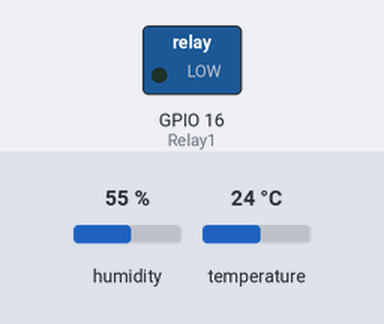
This sketch was run on a simulated ESP8266 (NodeMCU). On the bench: switched loads named in the sketch (green lamp = pin HIGH). Inputs (shaded band) come from the test bench; at power-on: humidity 55 %, temperature 24 °C. WiFi joins after 1.5 s; servers stay silent unless stated; what the sketch prints to the serial monitor is not drawn.

Above: at 2.7 s.
2.8 s: humidity set to 43 %
At 6.6 s:
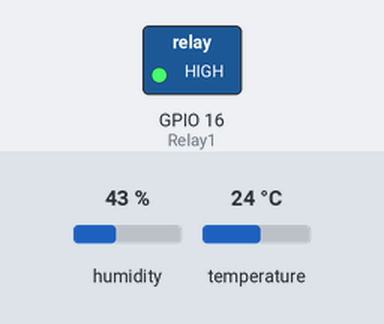
7.5 s: humidity set to 40 %
Timing chart, 0 to 10.5 s (numbered marks = the images above; inputs shaded):
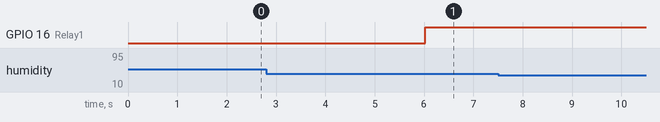

Measured:
- after the input at 7.5 s, every drawn part: stays the same

The sketch:

bad-vent.ino
```cpp
// test af github
```

esp8266_Fugt_V03_4_1.ino
```cpp
/*
 *********************************************************
  25-11-16
  ny version hvor jeg begynder at tilpasse til NodeMCU v0.9
  30-11-16
  Version 3 indsÃƒÂ¦tning af vebserver for justering af setpunkt og OTA
  for nem opdatering

  1-12-16
   Version 3.1 med fixet  formatering og en wepserver der virker

   11-12-16
     Version 3.3  små ændringer for  at tjekke forskilige ting

  14-12-16
   Version 3.4 for at klargøre til montering

test

*/
//
// *********************************************************
//
//
// *********************************************************
//
//
// DHT11 forbundet til GPIO4 (D2) Samt + og -
// pin layout af DHT!!
// From left to right (set fra "risten" med ben nedaf)
// 1 : VCC (3.3V)
// 2 : SIGnal
// 3 : NC Not connected
// 4 : GND
// der er en 4.7K - 10K resistor mellem 1 : VCC (3.3V) og 2 : Signal'
//
//*********************************************************
//
//
// Relæ (led) forbundet til GPIO16 (D0)
//
//
// *********************************************************
//

//
// *********************************************************
//
// DHT Sensor Setup


#include "DHT.h"

//  dht(DHTPIN, DHTTYPE);
DHT dht(4, DHT11);   // vi bruger DHT11 forbundet til GPIO4 (D2)

int fugt;  // Variabel til at gemme fugt %
int temp;  // Variabel til at gemme  temparatur

// function prototype required by Arduino IDE 1.6.7
void measureDHT(void);


//
// *********************************************************
//
// Blæser Setup

int humiditySetPoint = 38; //  grænse for hvornår blæser skal starte
bool blaeser = LOW;        //  Blæser tænt elle slukket
bool autoMode = true;      //  Styring i auto eller manuel
int hyst = 3;              //  Hysterese for at blæser ikke skal starte og stoppe hele tiden
const int Relay1 = 16;     // den pin som LED /relæ er forbundet til  GPIO16 (D0)

// function prototype required by Arduino IDE 1.6.7
void HumidityControl(void);
void Blaeser(void);

//
// *********************************************************
//
// Timer Setup

long  Timer_1 = 0;              // timer1 styre tjek DHT11 og blæser
const long  Delay_1 = 3000;     // Tid mellem to aflæsninger DHT11 har brug for lidt tid

//long Timer_2 = 0;             // timer2 styre Blæser
//const long Delay_2 = 200;     // Tid mellem to kald af blæser


//
// *********************************************************
//
// Wi-Fi Setup
//

#include <ESP8266WiFi.h>
#include <WiFiClient.h>
#include <ESP8266WebServer.h>
#include <ESP8266mDNS.h>

const char* ssid = "746bb6";         // your network SSID (name)
const char* password = "234594175";  // your network password

ESP8266WebServer server(80);

// function prototypex required by Arduino IDE 1.6.7
void setupWiFi(void);
void handleRoot(void);
void handleNotFound(void);
void showControlScreen(void);
void setupWebserver(void);


//
// *********************************************************
//
// OTA configuration
//
#include <WiFiUdp.h>
#include <ArduinoOTA.h>
const char* host = "Vent";
// function prototype required by Arduino IDE 1.6.7
void setupOTA(void);


//
// *********************************************************
//

void setup()
{
  Serial.begin(115200);

  dht.begin();
  setupWiFi();
  setupWebserver();
  setupOTA();


  pinMode(Relay1, OUTPUT);     // Pin  GPIO5 (D1) OUTPUT til relæ
  digitalWrite(Relay1, LOW);   // sætter  relæet OFF

}


void loop()
{

  // monitor / keep alive connections
  ArduinoOTA.handle();
  server.handleClient();


  if (millis() - Timer_1  >  Delay_1) {   // hvis der er gået mere end Delay_1 Millis
    Timer_1 = millis();                   // gem den nye millis() i Timer_1
    measureDHT();                         // Kald funktionen measureDHT();
    Blaeser();                            // Kald funktionen  Blaeser();


    if (autoMode == true)                  // Hvis vi er i auto
    {
      HumidityControl();                   // Kald funktionen HumidityControl();
    }
  }
}


//
// *********************************************************
//  Kontrol
//  Tænd eller sluk blæser efter hvilke fugt procent der måles
//


void HumidityControl()
// tjekker om fugt er over grænsen  (hyst = Hysterese gør at relæ ikke klapre)
{
  Serial.print("CONTROL > Humidity: ");
  Serial.print(fugt, 1);
  Serial.print("%, SetPoint: ");
  Serial.print(humiditySetPoint, 1);
  Serial.print("%, Blaeser: ");
  if (fugt > humiditySetPoint + hyst) // Blæser ON hvis fugt er støre end grænse + Hysterese
  {

    blaeser = HIGH;
  }
  else if (fugt < humiditySetPoint - hyst) // Blæser OFF hvis fugt er mindre end grænse - Hysterese
  {

    blaeser = LOW;
  }
  else
  {
    // ambient humidity is within +/-  hysteresis
    // therefore do not alter curent status of blæser
    Serial.print("(No Change) ");
  }
  Serial.println(blaeser == HIGH ? "On" : "Off");

}


//
// *********************************************************
//
//

void Blaeser()
// Starter og stopper blæser
{

  if (blaeser == HIGH)
  {
    digitalWrite(Relay1, HIGH);   // sætter  relæet ON hvis fugt er stære end grænse + Hysterese
    Serial.println(" Blæser On");
  }
  if (blaeser == LOW)
  {
    digitalWrite(Relay1, LOW);    // sætter  relæet OFF hvis fugt er mindre end grænse - Hysterese
    Serial.println(" Blæser Off");
  }
}


//
// *********************************************************
//
// Measure ambient humidity  / temperatur using DHT sensor
//
//


void measureDHT()
{
  fugt = dht.readHumidity();
  if (isnan(fugt))
  {
    Serial.println("Failed to read from DHT sensor!");
    return;
  }

  // Read temperature as Celsius (the default)
  temp = dht.readTemperature();
  //
  Serial.print("MEASURE > ");
  Serial.print("Humidity: ");
  Serial.print(fugt, 1);
  Serial.println("%");
  Serial.print("Temperatur: ");
  Serial.print(temp, 1);
  Serial.println("C");
  Serial.println(WiFi.localIP());

}


//
// *********************************************************
//
//
//


/*
  Webserver til styring af blæser og sætpunkt
*/


void  setupWiFi()
{
  WiFi.begin(ssid, password);
  Serial.println();

  // Wait for connection
  while (WiFi.status() != WL_CONNECTED) {
    delay(500);
    Serial.print(".");
  }
  Serial.println();
  Serial.print("Connected to ");
  Serial.println(ssid);
  Serial.print("IP address: ");
  Serial.println(WiFi.localIP());
}


void handleRoot()
{

  String message;
  message += "<html>";
  message += "<head><title>Ventilator på badeværelset</title></head>";
  message += "<body>";
  message += "<h3>Hej fra badeværelset</h3>";
  message += "Fugt: " + (String) fugt + "%<br/>";
  message += "Temperatur: " + (String) temp + "C<br/>";
  message += "<br/>";
  message += "Skift til <a href=\"/hygrostat\"> control";
  message += "</body>";
  message += "</html>";
  server.send(200, "text/html", message);
}


void handleNotFound()
{
  String message = "File Not Found\n\n";
  message += "URI: ";
  message += server.uri();
  message += "\nMethod: ";
  message += (server.method() == HTTP_GET) ? "GET" : "POST";
  message += "\nArguments: ";
  message += server.args();
  message += "\n";
  for (uint8_t i = 0; i < server.args(); i++) {
    message += " " + server.argName(i) + ": " + server.arg(i) + "\n";
  }
  server.send(404, "text/plain", message);
}


//
// web server set up and events
//
void setupWebserver()
{

  server.on("/", handleRoot);

  server.on("/hygrostat", []() {
    Serial.print("HTTP REQUEST > ");

    for (uint8_t i = 0; i < server.args(); i++)
    {
      if (server.argName(i) == "Humidifier")
      {
        blaeser = (server.arg(i) == "ON") ? HIGH : LOW;

      }
      else if (server.argName(i) == "AutoMode")
      {
        autoMode = (server.arg(i) == "ON") ? true : false;
      }
      else if (server.argName(i) == "HumiditySetPoint")
      {
        humiditySetPoint = server.arg(i).toFloat();
      }
      else
      {
        Serial.println("unknown argument! ");
      }
      Serial.print(server.argName(i));
      Serial.print(": ");
      Serial.print(server.arg(i));
      Serial.print(" > ");
    }
    Serial.println("done");

    showControlScreen();
  });

  server.onNotFound(handleNotFound);

  server.begin();
  Serial.println("HTTP server started");
}


void showControlScreen()
{
  String message;
  message += "<html>";
  message += "<head><meta http-equiv=\"refresh\" content=\"30; url='/hygrostat\"'><title>Online Blæser</title></head>";
  message += "<body>";
  message += "<h3>Hygrostat</h3>";
  message += "Fugt: " + (String) fugt + "%<br/>";

  message += "Temperatur: " + (String) temp + "C<br/>";

  message += "Setpoint: " + (String) humiditySetPoint + "%";
  message += "<form action=\"/hygrostat\" method=\"get\">";
  message += "Change <input type=\"text\" name=\"HumiditySetPoint\" size=\"3\" value=\"" + (String) humiditySetPoint + "\"><input type=\"submit\" value=\"Submit\">";
  message += "</form>";
  message += "Blæser: ";
  if (blaeser == true)
  {
    message += "ON, switch it <a href=\"/hygrostat?Humidifier=OFF\">OFF</a><br/>";
  }
  else
  {
    message += "OFF, switch it <a href=\"/hygrostat?Humidifier=ON\">ON</a><br/>";
  }
  message += "Auto Mode: ";
  if (autoMode == true)
  {
    message += "ON, turn it <a href=\"/hygrostat?AutoMode=OFF\">OFF</a><br/>";
  }
  else
  {
    message += "OFF, turn it <a href=\"/hygrostat?AutoMode=ON\">ON</a><br/>";
  }
  message += "</body>";
  message += "</html>";
  server.send(200, "text/html", message);
}


//
// OTA set up and events
//
void setupOTA()
{
// ArduinoOTA.setHostname(host);

  ArduinoOTA.onStart([]() {
    Serial.println("OTA upload start");
    // switch blæser off in case OTA fails
    digitalWrite(Relay1, LOW);   // sætter  relæet OFF inden OTA
    Serial.println("Blæser switched off");

  });

  ArduinoOTA.onEnd([]() {
    Serial.println("OTA upload end");
    Serial.println("Restarting...");
  });

  ArduinoOTA.onError([](ota_error_t error) {
    Serial.printf("Error[%u]: ", error);
    if (error == OTA_AUTH_ERROR) Serial.println("Auth Failed");
    else if (error == OTA_BEGIN_ERROR) Serial.println("Begin Failed");
    else if (error == OTA_CONNECT_ERROR) Serial.println("Connect Failed");
    else if (error == OTA_RECEIVE_ERROR) Serial.println("Receive Failed");
    else if (error == OTA_END_ERROR) Serial.println("End Failed");
  });

  ArduinoOTA.begin();

  {
    Serial.println("OTA initialized");
  }
}


//
// *********************************************************
//
//
//
//
```
